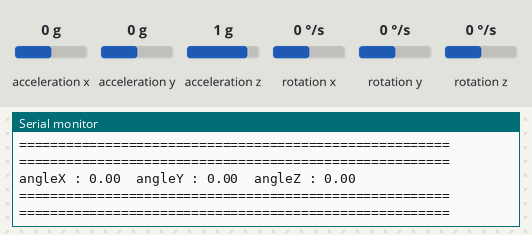
Recording of a sketch running on a simulated Arduino Uno, built with avr-gcc and run on an emulated ATmega328P. On the bench: the last lines printed to the serial monitor. Inputs (shaded band) come from the test bench; at power-on: acceleration x 0 g, acceleration y 0 g, rotation z 0 °/s, acceleration z 1 g, rotation x 0 °/s, rotation y 0 °/s.

Above: at 4.2 s.
4.3 s: acceleration x set to -1.4 g
At 5.4 s:
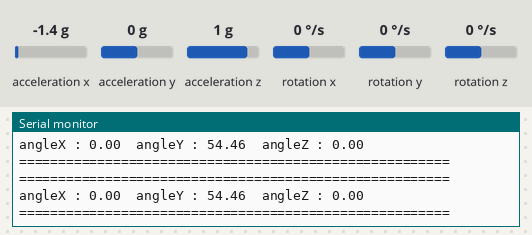
7.3 s: acceleration y set to -1.4 g
At 8.1 s:
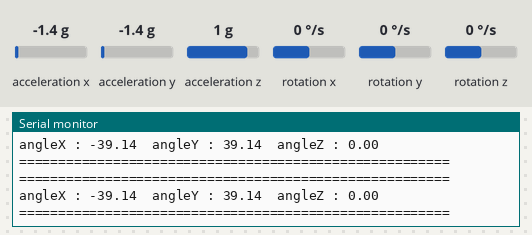
10.3 s: rotation z set to -192 °/s
At 11.3 s:
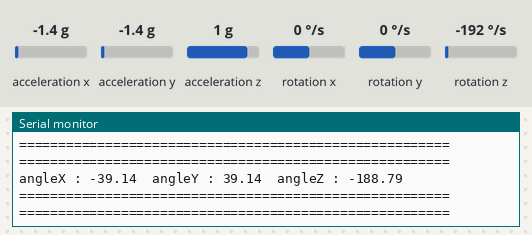
13.3 s: acceleration x set to 0 g
Timing chart, 0 to 14.4 s (numbered marks = the images above; inputs shaded):
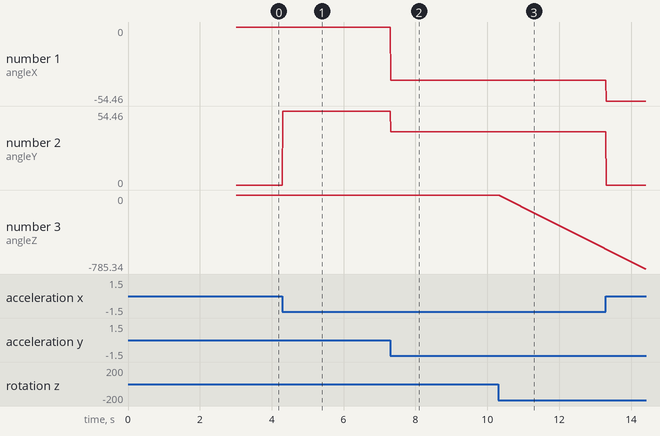

The sketch:

testMPU6050CalcoloAngoliAttuali.ino
```cpp
#include <MPU6050_tockn.h>
#include <Wire.h>

MPU6050 mpu6050(Wire);
void setup() {
  Serial.begin(115200);
  Wire.begin();
  mpu6050.begin();
  mpu6050.calcGyroOffsets(true);
}

unsigned long t1, dt;
float x, y, z;
void loop() {
  mpu6050.update();
  dt = millis() - t1;
  if (dt >= 200) {
    x = mpu6050.getAngleX();
    y = mpu6050.getAngleY();
    z = mpu6050.getAngleZ();

    Serial.println("=======================================================");
   /* Serial.print("temp : ");
    Serial.println(mpu6050.getTemp());
    Serial.print("accX : ");
    Serial.print(mpu6050.getAccX());
    Serial.print("\taccY : ");
    Serial.print(mpu6050.getAccY());
    Serial.print("\taccZ : ");
    Serial.println(mpu6050.getAccZ());

    Serial.print("gyroX : ");
    Serial.print(mpu6050.getGyroX());
    Serial.print("\tgyroY : ");
    Serial.print(mpu6050.getGyroY());
    Serial.print("\tgyroZ : ");
    Serial.println(mpu6050.getGyroZ());

    Serial.print("accAngleX : ");
    Serial.print(mpu6050.getAccAngleX());
    Serial.print("\taccAngleY : ");
    Serial.println(mpu6050.getAccAngleY());

    Serial.print("gyroAngleX : ");
    Serial.print(mpu6050.getGyroAngleX());
    Serial.print("\tgyroAngleY : ");
    Serial.print(mpu6050.getGyroAngleY());
    Serial.print("\tgyroAngleZ : ");
    Serial.println(mpu6050.getGyroAngleZ());*/

    Serial.print("angleX : ");
    Serial.print(mpu6050.getAngleX());
    Serial.print("\tangleY : ");
    Serial.print(mpu6050.getAngleY());
    Serial.print("\tangleZ : ");
    Serial.println(mpu6050.getAngleZ());
    Serial.println("=======================================================\n");
  }
}
```

Measured:
- after the input at 4.3 s, the serial monitor: prints a new line at once (image 1)
- after the input at 7.3 s, the serial monitor: prints a new line at once (image 2)
- after the input at 10.3 s, the serial monitor: prints a new line at once (image 3)
- plotted number 1: 0 → -39.14 after the input at 7.3 s
- plotted number 2: 0 → 54.46 after the input at 4.3 s, 54.46 → 39.14 after the input at 7.3 s
- plotted number 3: 0 → -573.12 after the input at 10.3 s
